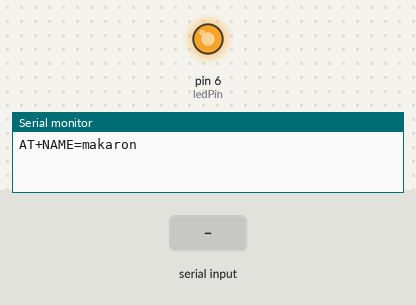
A sketch run on a simulated Arduino Uno, built with avr-gcc and run on an emulated ATmega328P. On the bench: output pins drawn as LEDs (lit = HIGH), the last lines printed to the serial monitor. Dashed ring = blinking. The inputs (shaded band) are chosen by the test bench.

Above: at 1.2 s.
1.3 s: "5\n" received over Serial
At 2.25 s:
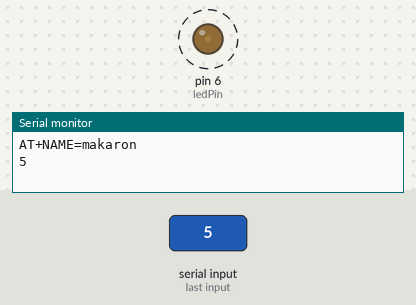
4.3 s: "1,90\n" received over Serial
7.3 s: "0\n" received over Serial
At 8.9 s:
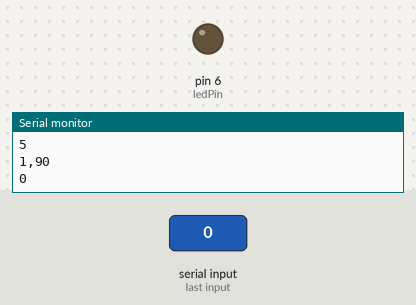
Timing chart, 0 to 10.4 s (numbered marks = the images above; inputs shaded):
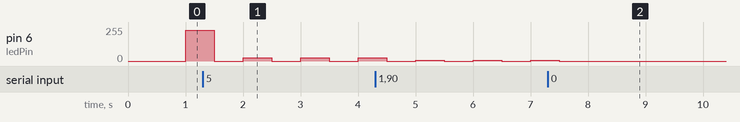

The sketch:

hc05freq.ino
```cpp
#include "TimerOne.h"
int ledPin=6;
long freq = 500;
int b = 1000;
boolean overwrite = false;
String readString;
int count = 0;
void callback()
{
   count++;
  if(overwrite){
    analogWrite(ledPin, 0);
  }
  else{
    if(count%2 ==0){
    analogWrite(ledPin, b);
    }
    else{analogWrite(ledPin, 0);}
  }
}

void setup() {
  Serial.begin(9600);
  pinMode(ledPin, OUTPUT);
  Timer1.initialize(500000);         // initialize timer1, and set a 1/2 second period
  //Timer1.pwm(9, 512);                // setup pwm on pin 9, 50% duty cycle
  Timer1.attachInterrupt(callback);  // attaches callback() as a timer overflow interrupt
  Serial.println("AT+NAME=makaron\r\n");
}


void loop() {
  while (Serial.available())
  {
    delay(5);
    char c = Serial.read();
    readString += c;
  }
  if(readString.length() > 0)
  {
    Serial.println(readString);
    if(readString=="ON")
    {
      overwrite = false;
      //digitalWrite(ledPin, HIGH);
    }
    else if(readString=="OFF")
    {
      overwrite = true;
      //digitalWrite(ledPin, LOW);
    }
    else if (readString.toInt()>=0 && readString.toInt()<=20)
    {
      b = readString.toInt()*5;
      //analogWrite(ledPin, b);
    }
    else if (readString.toInt()>=30 && readString.toInt()<=40){
      Serial.println(readString.toInt());
      freq =(readString.toInt() - 29)*50;
      Serial.println(freq);
      Serial.println(freq*1000);
      Timer1.setPeriod(freq*1000);
      }

    readString="";
  }
}
```

Measured:
- after the input at 7.3 s, pin 6 (ledPin): goes on until 7.5 s, then stays 0/255
- by itself, pin 6 (ledPin): alternates 5/255 for 0.50 s and 0/255 for 0.50 s
